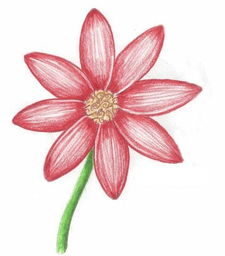
#> input picture flower.png, 225 x 256 px, shrunk from 489 x 557 before the run, found by its file name
$ jupyter execute ACO.ipynb
#> lines starting #> are read from the running program, lines starting #| are printed output that depends on the picture; after the words box and inside, x2 and y2 are one past the last pixel; in counts of white or black regions, pixels touching at a corner belong together
[cell 1]
import numpy as np
import matplotlib.pyplot as plt
from PIL import Image
import random
from tqdm import tqdm
import time

class DitheringMaker:
    '''
    Performs dithering on an image using the classical Floyd-Steinberg dithering algorithm. The
    dithering isn't applied to the last row or the edge columns. Instead, the last row and edge
    columns are made all white as this will later not add any vertices when we extract vertices
    from the dithering.

    Members
    -------
    dithering : Numpy array of Int of Shape(n_rows, nCol)
        The array holding the dithering of the image. Note that the last row and edge columns will
        always be converted to white (i.e. 255).

    row_disp : Numpy array of Int of shape (2, 3)
        The row offsets to apply the diffusions to.

    col_disp : Numpy array of Int of shape (2, 3)
        The column offsets to apply the diffusions to.

    diffusion_prop : Numpy array of Float of shape (2, 3)
        The Floyd-Steinberg coefficients for diffusing the error in the
        dithering.
    '''

    def __init__(self):
        '''
        Initialize the dithering to None as we haven't performed any yet.

        The displacement of indices and the diffusion coefficients are for the classic
        Floyd-Steinberg dithering algorithm.
        '''

        self.dithering = None

        self.row_disp = np.full((2, 3), np.arange(0, 2)[:, np.newaxis], dtype = 'int')
        self.col_disp = np.full((2, 3), np.arange(-1, 2), dtype = 'int')
        self.diffusion_prop = np.array([[0, 0, 7],
                                        [3, 5, 1]]) / 16

    def make_dithering(self, pixels, cutoff = 255 / 2):
        '''
        Apply the classic Floyd-Steinberg dithering algorithm, but for simplicity
        we just make the edge columns and the last row all white (which will give
        us no vertices when we later extract vertices).

        Parameters
        ----------
        pixels : Numpy array of Int of shape (n_rows, n_cols)
            The gray scale pixels to apply the dithering to.

        cutoff : Float
            The cut off for making a dithering pixel either 0 or 255.

        Returns
        -------
        Numpy array of Int of Shape (n_rows, n_cols)
            The final dithering; each pixel is either 0 or 255 (black or white).
        '''

        # We use Floyd-Steinberg dithering. Error diffusion is
        # _     x     7/16
        # 3/16  5/16  1/16

        self.dithering = pixels.copy().astype('float')

        n_rows, n_cols = pixels.shape

        # Initialize the first column to be white.

        self.dithering[:][0] = 255

        # Iterate over each row, applying the dithering and diffusing the error.

        for row in range(n_rows - 1):
            for col in range(1, n_cols - 1):

                dither, error = self.get_dither(row, col, cutoff)
                self.dithering[row, col] = dither
                self.diffuse_error(error, row, col)

        # Make the last column and the last row all white.

        self.dithering[:, -1] = 255
        self.dithering[-1, :] = 255

        # Convert dithering to Numpy array of Int.

        self.dithering = self.dithering.astype('int')

        return self.dithering

    def get_dither(self, row, col, cutoff):
        '''
        Turn (dithered) pixel into either 0 or 255 using cutoff.

        Parameters
        ----------
        row : Int
            Index of pixel row.

        col : Int
            Index of pixel column.

        cutoff : Float
            The cutoff value to use for converting dithering value to either 0 or 255
            (black or white).

        Returns
        -------
        dither : Float
            Floating point value that is either 0.0 or 255.0 (black or white).

        error : Float
            The error in applying the conversion, this needs to be diffused to other pixels
            according to the dithering algorithm.
        '''

        pixel = self.dithering[row][col]

        if pixel < cutoff:
            dither = 0.0
        else:
            dither = 255.0

        error = pixel - dither

        return dither, error

    def diffuse_error(self, error, row, col):
        '''
        Diffuse the error from a (dithered) pixel conversion to black or white. The diffusion
        is applied to the neighbors of the pixel at position [row, col] according to the
        Floyd-Steinberg algorithm.

        Parameters
        ----------
        error : Float
            The size of error to diffuse to other pixels.

        row : Int
            The row index of where the conversion took place.

        col : Int
            The column index of where the conversion took place.
        '''

        self.dithering[row + self.row_disp, col + self.col_disp] += error * self.diffusion_prop


def get_vertices(dithering):
    '''
    Get the vertices from a black and white image, not grayscale (in particular a dithered image).
    Every black pixel (value 0.0) gives a vertex.

    Parameters
    ----------
    dithering : Numpy array of shape (n_rows, n_cols)
        The array of pixels for the dithered image.

    Returns
    -------
    Numpy array of shape (nVertices, 2)
        The xy-coordinates of the vertices.
    '''

    n_rows, n_cols = dithering.shape

    # Each black pixel gives a vertex.
    keep_pixel_mask = (dithering == 0)

    # Get the row and column indices of the vertices.

    rows = np.full(dithering.shape, np.arange(n_rows)[:, np.newaxis]).reshape(-1)
    cols = np.full(dithering.shape, np.arange(n_cols)).reshape(-1)

    rows = rows[keep_pixel_mask.reshape(-1)]
    cols = cols[keep_pixel_mask.reshape(-1)]

    # Get the xy-coordinate of the vertices. Make sure to transform row index so
    # that the last row has y value 0.

    vertices = np.stack([cols, n_rows - rows], axis = -1)

    return vertices


def getPixels(image, ds=1):
    '''
    Get the pixels as a numpy array from a PIL image.
    We can take the mean of each ds x ds subsquare as an array element inorder to down-size
    the size of the image if we want to.

    Parameters
    ----------
    image : PIL Image
        The PIL image to convert.

    ds : Int
        We take the mean of each ds x ds sub-square for a single element of our array.

    Returns
    -------
    2d Numpy array of floats
        The converted values of the pixels in the image. We use mean because we
        possibly took a mean over sub-squares.
    '''

    imwidth, imheight = image.size
    pixels = list(image.getdata())
    pixels = np.array(pixels).reshape((imheight, imwidth))

    pixels = [[pixels[i:i + ds, j:j + ds].mean() for j in np.arange(0, imwidth, ds)]
              for i in np.arange(0, imheight, ds)]
    pixels = np.array(pixels)
    return pixels


class ACO:
    def __init__(self, dots, max_iter=None, ants=None, q=None, alpha=None, beta=None, decay=None):
        self.dots = dots
        self.ants = len(dots) if not ants else ants
        self.q = 1 if not q else q
        self.alpha = 1 if not alpha else alpha
        self.beta = 1 if not beta else beta
        self.decay = 0.5 if not decay else decay
        self.pheromones = np.ones((len(self.dots), len(self.dots))) / len(self.dots)
        self.distance_matrix = np.array([[self.calculate_distance(i, j) for j in range(len(dots))] for i in range(len(dots))])
        self.reverse_distance = 1 / (self.distance_matrix + 0.001)
        self.max_iter = len(dots) if not max_iter else max_iter
        self.best_path = None
        self.best_path_length = float('inf')
        self.paths = np.zeros((self.ants, len(dots)), dtype=int)

    def calculate_distance(self, i, j):
        """
        Function to calculate Euclidian distance between dots
        :param i: Int
            Index of first dot
        :param j: Int
            Index of second dot
        :return: FLoat
            Distance between dots
        """
        return ((self.dots[i][0] - self.dots[j][0]) ** 2 + (self.dots[i][1] - self.dots[j][1]) ** 2) ** 0.5

    def solveTSP(self, verbose=False):
        for i in tqdm(range(self.max_iter)):
            probabilities = (self.pheromones ** self.alpha) * (self.reverse_distance ** self.beta)
            for j in range(self.ants):
                path = [random.randint(0, len(self.dots) - 1)]
                remaining_dots = set(range(0, len(self.dots)))
                remaining_dots.remove(path[0])
                current = path[0]
                while remaining_dots:
                    possible_dots = list(remaining_dots)
                    probs = probabilities[current][possible_dots]
                    probs = probs / sum(probs)
                    chosen = np.random.choice(possible_dots, p=probs)
                    remaining_dots.remove(chosen)
                    path.append(chosen)
                    current = chosen
                self.paths[j] = np.array(path)
            lengths = [self.calculate_path_length(path) for path in self.paths]
            for j in range(len(self.paths)):
                self.pheromones[self.paths[j][len(self.paths[j])-1]][self.paths[j][0]] += self.q / lengths[j]
                for k in range(len(self.paths[j]) - 1):
                    self.pheromones[self.paths[j][k]][self.paths[j][k + 1]] += self.q / lengths[j]
            current_best_path = np.argmin(lengths)
            if lengths[current_best_path] < self.best_path_length:
                self.best_path_length = lengths[current_best_path]
                self.best_path = self.paths[current_best_path]
            self.pheromones *= self.decay
            if verbose:
                print('Iteration', i, 'best path:', self.best_path_length,
                      'current best:', lengths[current_best_path])
        return self.best_path

    def calculate_path_length(self, path):
        return sum([self.distance_matrix[path[i]][path[i+1]] for i in range(len(path)-1)])

    def plot_path(self, path):
        """
        Function to plot the path
        :param path: Array of Int
            Path
        """
        x = []
        y = []
        for dot in path:
            x.append(self.dots[dot][0])
            y.append(self.dots[dot][1])
        x.append(x[0])
        y.append(y[0])
        plt.plot(x, y)
        plt.show()


if __name__ == '__main__':
    # Open the test image
    image = Image.open('flower.png').convert('L')
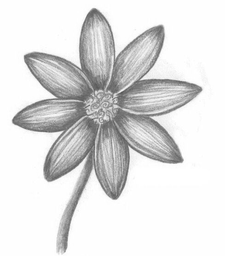
#> image: PIL image 225x256 L; min 84, max 255, mean 224.6
    # For now the function from the internet to get pixels is used
    pixel_image = getPixels(image, ds=5)
#> in getPixels, `pixels = list(image.getdata())`: pixels = 57600 items
#> in getPixels, `pixels = [[pixels[i:i + ds, j:j + ds].mean() for j in np.arange(0, imw..`: pixels = 52 items
#> in getPixels, `pixels = np.array(pixels)`:
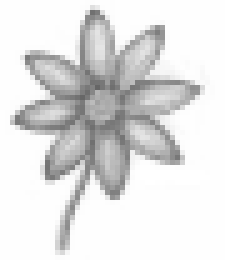
#> pixels: shape (52, 45) float64 (shown 5 times larger); min 102.4, max 255, mean 225.1
    # For now the function from the internet to make dithering is used
    ditherer = DitheringMaker()
    dithered_image = ditherer.make_dithering(pixel_image)
#> in make_dithering, `self.dithering[:][0] = 255`: self.dithering: shape (52, 45) float64; 1.92% of pixels changed, all inside (x1, y1, x2, y2) = (0, 0, 45, 1)
#> the loop in make_dithering, `for row in range(n_rows - 1):` made 51 passes
#> in make_dithering, `self.dithering[:, -1] = 255`:
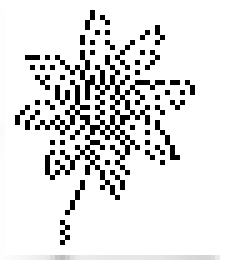
#> self.dithering: shape (52, 45) float64 (shown 5 times larger); min 0, max 255, mean 225.6
#> in make_dithering, `self.dithering[-1, :] = 255`:
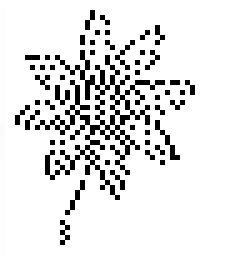
#> self.dithering: shape (52, 45) float64 (shown 5 times larger); 1.88% of pixels changed, all inside (x1, y1, x2, y2) = (0, 51, 44, 52)
    vertices = get_vertices(dithered_image)
#> in get_vertices, `keep_pixel_mask = (dithering == 0)`:
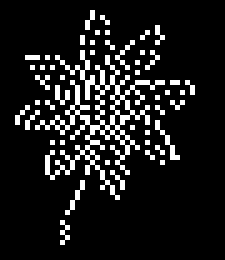
#> keep_pixel_mask: shape (52, 45) bool (shown 5 times larger); 11.3% white in thin lines or dots, all inside (x1, y1, x2, y2) = (3, 2, 39, 49)
    # Perform Ant Colony Optimization on given dots
    aco_solver = ACO(vertices, ants=10, max_iter=100, beta=3, alpha=2, q=0.8)
#> in __init__, `self.pheromones = np.ones((len(self.dots), len(self.dots))) / len(self..`: self.pheromones: shape (265, 265) float64; every value is 0.00377
#> in __init__, `self.distance_matrix = np.array([[self.calculate_distance(i, j) for j ..`:
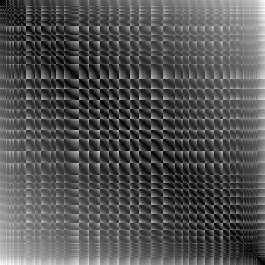
#> self.distance_matrix: shape (265, 265) float64; min 0, max 47.01, mean 15.3; drawn with min black and max white
#> in __init__, `self.reverse_distance = 1 / (self.distance_matrix + 0.001)`:
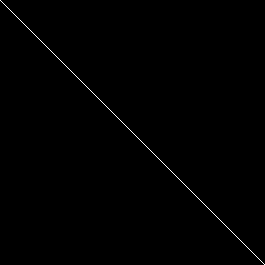
#> self.reverse_distance: shape (265, 265) float64; min 0.0213, max 1000, mean 3.9; drawn with min black and max white
    start = time.time()
    best_path = aco_solver.solveTSP()
#> the loop in solveTSP, `for i in tqdm(range(self.max_iter)):` made 100 passes
#> pass 1, in solveTSP, `self.pheromones *= self.decay`:
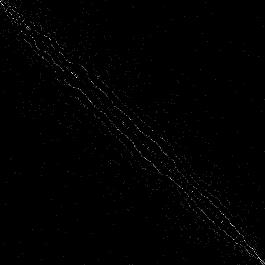
#> self.pheromones: shape (265, 265) float64; min 0.00189, max 0.00469, mean 0.0019; drawn with min black and max white
#> pass 2, in solveTSP, `self.pheromones *= self.decay`:
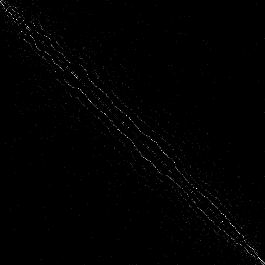
#> self.pheromones: shape (265, 265) float64; min 0.000943, max 0.00553, mean 0.000969; drawn with min black and max white
    # Draw the result
    end = time.time()
    print('Execution:', end-start, 'seconds')
    aco_solver.plot_path(best_path)
#> the loop in plot_path, `for dot in path:` made 265 passes
#> dot on passes 1 to 3: 7, 15, 22
#> in plot_path, `plt.show()`:
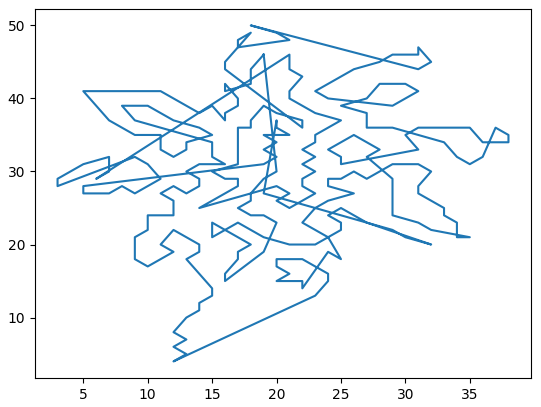
#> figure drawn by matplotlib, 1 panel
